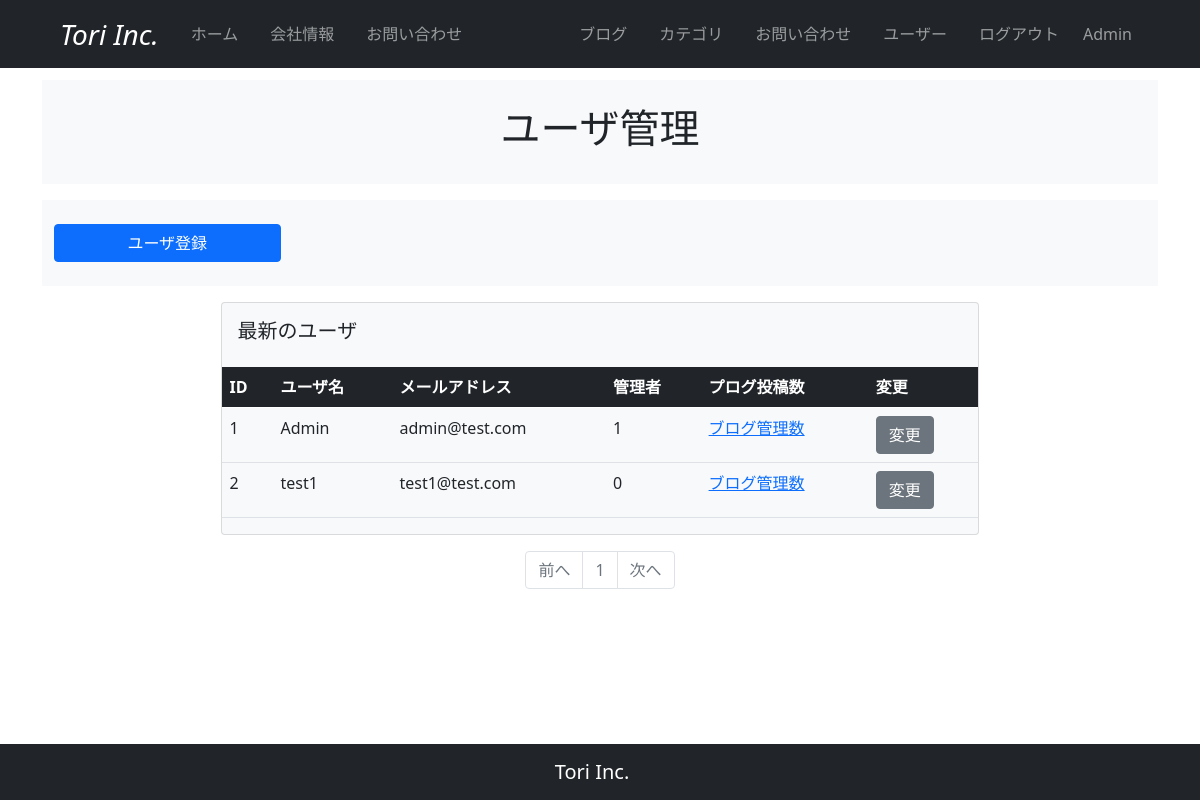
/user_maintenance (signed in), run on the app's committed database.
### company_blog/models.py (models this page shows, shortened)
class User(db.Model, UserMixin):
    __tablename__ = 'users'
    id = db.Column(db.Integer, primary_key=True)
    email = db.Column(db.String(64), unique=True, index=True)
    username = db.Column(db.String(64), unique=True, index=True)
    password_hash = db.Column(db.String(128))
    administrator = db.Column(db.String(1))
    post = db.relationship('BlogPost', backref='author', lazy='dynamic')
    @property
    def password(self):
        raise AttributeError('password is not a readable attribute')
    def is_administrator(self):
        if self.administrator == '1':
            return 1
        else:
            return 0

### company_blog/users/views.py (the view)
@users.route('/user_maintenance')
@login_required
def user_maintenance():
   page = request.args.get('page', 1, type=int)
   users = User.query.order_by(User.id).paginate(page=page, per_page=10)
   return render_template('users/user_maintenance.html', users=users)

### company_blog/__init__.py (called while the page is built)
@event.listens_for(Engine, "connect")
def set_sqlite_pragma(dbapi_connection, connection_record):
    cursor = dbapi_connection.cursor()
    cursor.execute("PRAGMA foreign_keys=ON")
    cursor.close()

### company_blog/models.py (called while the page is built)
@login_manager.user_loader
def load_user(user_id):
    return User.query.get(user_id)

### company_blog/templates/users/user_maintenance.html
{% extends "base.html" %}
{% block content %}
  <section id="header">
    <div class="container">
      <div class="row bg-light my-3 justify-content-center">
        <div class="col-10 py-4">
          <h2 class="text-center fs-1">ユーザ管理</h2>
        </div>
      </div>
    </div>
  </section>
  {% if current_user.is_administrator() %}
  <section id="register">
    <div class="container">
      <div class="row bg-light my-3">
        <div class="col-10 py-4">
          <a href="{{ url_for('users.register') }}" class="btn btn-primary w-25">ユーザ登録</a>
        </div>
      </div>
    </div>
  </section>
  {% endif %}
  <section id="user_table">
    <div class="card mx-auto bg-light" style="width: 68%;">
      <div class="card-body">
        <h5 class="card-title">最新のユーザ</h5>
      </div>
      <table class="table">
        <thead>
          <tr class="table-dark">
            <th scope="col">ID</th>
            <th scope="col">ユーザ名</th>
            <th scope="col">メールアドレス</th>
            <th scope="col">管理者</th>
            <th scope="col">プログ投稿数</th>
            <th scope="col">変更</th>
          </tr>
        </thead>
        <tbody>
          {% for user in users.items %}
          <tr>
            <td>{{ user.id }}</td>
            <td>{{ user.username }}</td>
            <td>{{ user.email }}</td>
            <td>{{ user.administrator }}</td>
            <td><a href="#">ブログ管理数</a></td>
            <td>
              {% if current_user.is_administrator() or current_user.id == user.id %}
                <a href="{{ url_for('users.account', user_id=user.id) }}" class="btn btn-secondary">変更</a>
              {% endif %}
            </td>
          </tr>
          {% endfor %}
        </tbody>
      </table>
    </div>
  </section>
  <section id="pagenation">
    <nav aria-label="mantenance_page_navigation">
      <ul class="pagination my-3 justify-content-center">
        <li {% if users.has_prev %}class="page-item"{% else %}class="page-item disabled"{% endif %}><a class="page-link" href="{% if users.has_prev %}{{url_for('user_maintenance', page=users.prev_num) }}{% else %}#{% endif %}">前へ</a></li>
        {% for page_num in users.iter_pages(left_edge=1, right_edge=1, left_current=1, right_current=2) %}
          {% if page_num %}
            {% if users.page == page_num %}
              <li class="page-item disabled"><a class="page-link" href="#">{{ page_num }}</a></li>
            {% else %}
              <li class="page-item"><a class="page-link" href="{{url_for('users.user_maintenance', page=page_num)}}">{{ page_num }}</a></li>
            {% endif %}
          {% else %}
            <li class="page-item disabled"><a class="page-link" href="#">&hellip;</a></li>
          {% endif %}
        {% endfor %}
        <li {% if users.has_next %}class="page-item"{% else %}class="page-item disabled"{% endif %}><a class="page-link" href="{% if users.has_next %}{{url_for('users.user_maintenance', page=users.next_num) }}{% else %}#{% endif %}">次へ</a></li>
      </ul>
    </nav>
  </section>
{% endblock %}

### company_blog/templates/base.html (shortened to what this page needs)
<!DOCTYPE html>
<html lang="en">
<head>
  <link href="https://cdn.jsdelivr.net/npm/bootstrap@5.0.2/dist/css/bootstrap.min.css" rel="stylesheet">
</head>
<body>
  <nav class="navbar navbar-expand-lg navbar-dark bg-dark px-5 fixed-top">
    <div class="container-fluid">
      <a class="navbar-brand fs-3 fst-italic" href="#">Tori Inc.</a>
      <div class="collapse navbar-collapse" id="navbarNav">
        <ul class="navbar-nav">
          <li class="nav-item px-2">
            <a class="nav-link" href="#">ホーム</a>
          </li>
          <li class="nav-item px-2">
            <a class="nav-link" href="#">会社情報</a>
          </li>
          <li class="nav-item px-2">
            <a class="nav-link" href="#">お問い合わせ</a>
          </li>
        </ul>
      </div>
      <div class="collapse navbar-collapse justify-content-md-end" id="navbarNav">
        <ul class="navbar-nav">
          <li class="nav-item px-2">
            <a class="nav-link" href="{{url_for('main.blog_maintenance')}}">ブログ</a>
          </li>
          <li class="nav-item px-2">
            <a class="nav-link" href="{{url_for('main.category_maintenance')}}">カテゴリ</a>
          </li>
          <li class="nav-item px-2">
            <a class="nav-link" href="#">お問い合わせ</a>
          </li>
          <li class="nav-item px-2">
            <a class="nav-link" href="{{url_for('users.user_maintenance')}}">ユーザー</a>
          </li>
          {% if current_user.is_authenticated %}
          <li class="nav-item px-2">
            <a class="nav-link" href="{{url_for('users.logout')}}">ログアウト</a>
          </li>
          <li class="navbar-text px-2">
            {{ current_user.username }}
          </li>
          {% endif %}
        </ul>
      </div>
    </div>
  </nav>
  {% from "_formhelpers.html" import render_field %}
  <div class="container" style="padding-top: 4rem; padding-bottom: 4rem;">
    {% block content %}
    {% endblock %}
  </div>
  <nav class="navbar fixed-bottom navbar-expand-sm navbar-dark bg-dark fixed-bottom">
    <div class="container-fluid justify-content-center">
      <span class="navbar-brand">Tori Inc.</span>
    </div>
  </nav>
</body>
</html>

### data on the page
User: username "Admin", id "1", email "admin@test.com", administrator "1"
User: id "2", username "test1", email "test1@test.com", administrator "0"

### other printed values
{{ page_num }} "1"
